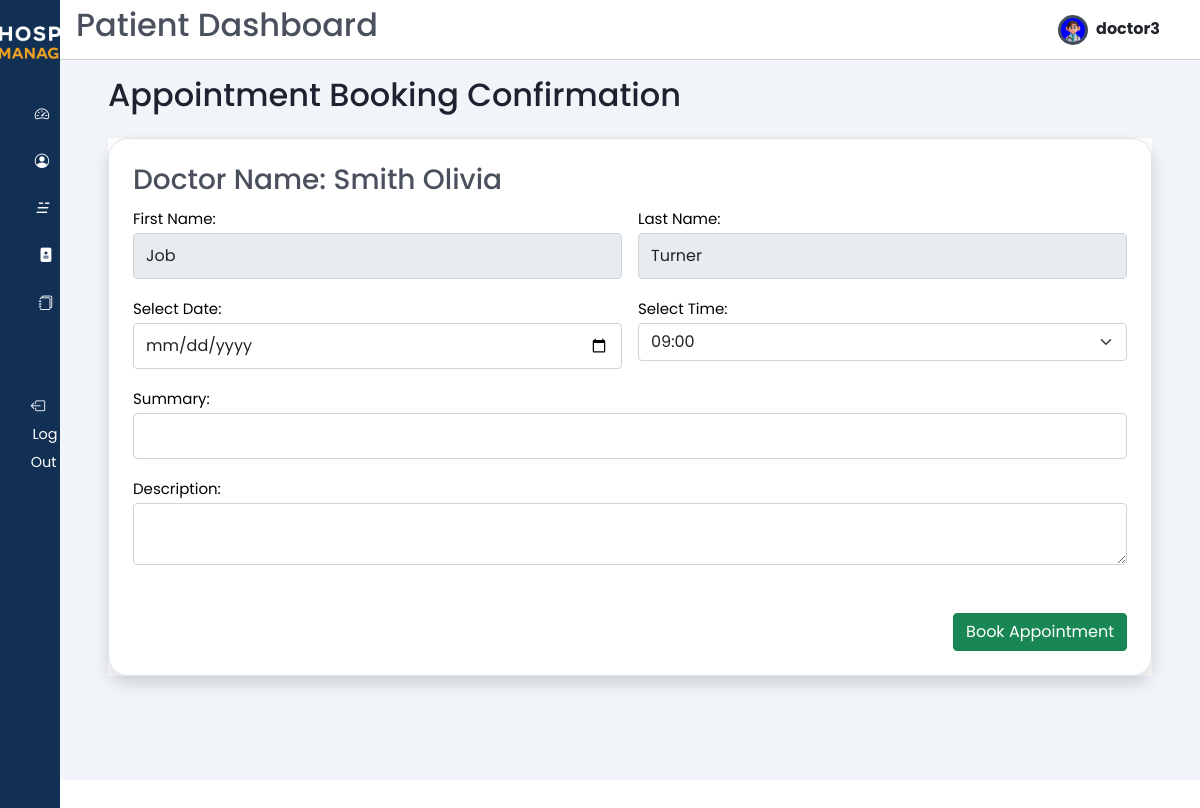
Page /patient_confirm_book/doctor1/ (signed in) on the committed database.
### users/models.py (models this page shows, shortened)
class Users(AbstractUser):
    email = models.CharField(max_length=50,unique=True)
    username = models.CharField(max_length=50, unique=True)
    password = models.CharField(max_length=200)
    first_name = models.CharField(max_length=50)
    last_name = models.CharField(max_length=50)
    gender_choices = (("Male", "Male"), ("Female", "Female"))
    gender = models.CharField(max_length=10, choices=gender_choices, default="not_known")
    birthday = models.DateField(null=True, blank=True)
    is_doctor = models.BooleanField(default=False)
    profile_avatar = models.ImageField(upload_to="users/profiles", blank=True, default="doctor/profiles/download.png")
    id_address = models.ForeignKey(Address, on_delete=models.CASCADE, null=True)
    class Meta:
      verbose_name = "User"
      verbose_name_plural = "Users"

class Doctors(models.Model):
  user = models.OneToOneField(Users, on_delete=models.CASCADE, primary_key=True)
  specialty = models.ForeignKey(Specialty,on_delete=models.CASCADE)
  bio = models.TextField()
  class Meta:
    verbose_name = "Doctor"
    verbose_name_plural = "Doctors"

### patients/views.py (the view, shortened to what this page needs)
# urls.py: path('patient_confirm_book/<str:doctor>/', patient_confirm_book, name='patient_confirm_book'),
@login_required(login_url='/login')
def patient_confirm_book(request , doctor):
  print(doctor)
  doc = Doctors.objects.get(user__username=doctor)
  if doc:
    times = Time.objects.all()
    return render(request,'patients/patient_confirm_book.html' ,{'times':times ,'doctor': doc })
  doctors = Doctors.objects.all()
  return render(request,'patients/book_appointment.html',{"doctors":doctors})

### templates/patients/patient_confirm_book.html (shortened to what this page needs)
{% extends 'patients/base.html' %}
{% load static %}
{% block page_title %} Patient Dashboard {% endblock page_title %}
{% block content %}
<main>
  <h2 class="dash-title">Appointment Booking Confirmation</h2>
  <section class="recent">
    <div class="table-div bg-white">
      <div >
        <div class="container">
          <div class="row">
            <div class="col-md-10 border p-4 shadow text-black" style="width: 100%; border-radius: 20px">
              <div class="col-12 text-black">
                <h3>Doctor Name: {{ doctor.user.last_name }} {{ doctor.user.first_name }}</h3>
              </div>
              <form method="POST" class="needs-validation" nonalidate="" autocomplete="off" enctype="multipart/form-data">
                <div class="row g-3">
                  <div class="col-md-6">
                    <label for="first-name" style="color: black">First Name:</label><br />
                    <input type="text" class="form-control" name="foname" id="first-name" value="{{ request.user.first_name }}" disabled />
                  </div>
                  <div class="col-md-6">
                    <label for="last-name" style="color: black">Last Name:</label><br />
                    <input type="text" class="form-control" id="last-name" name="loname" value="{{ request.user.last_name }}" disabled />
                  </div>
                  <div class="col-md-6">
                    <label for="dates" style="color: black">Select Date:</label><br />
                    <input type="date" class="form-control" id="dates" name="date" placeholder="Enter Date" required />
                  </div>
                  <div class="col-md-6">
                    <label for="times" style="color: black">Select Time:</label><br />
                    <select name="time" class="form-select">
                      {% for time in times %}
                      <option value="{{time.time}}">{{time.time}}</option>
                      {% endfor %}
                    </select>
                  </div>
                  <div class="col-md-12 mt-3">
                    <label for="spec" style="color: black">Summary:</label><br />
                    <input type="text" class="form-control" name="summary" id="spec" required />
                  </div>
                  <div class="col-md-12 mt-3">
                    <label for="message" style="color: black">Description:</label><br />
                    <textarea class="form-control" id="message" name="description"style="resize: vertical;"></textarea>
                  </div>
                  <div class="col-12 mt-5">
                    <button type="submit" class="btn btn-success float-end">Book Appointment</button>
                  </div>
                </div>
              </form>
            </div>
          </div>
        </div>
      </div>
    </div>
  </section>
</main>
{% endblock %}

### templates/patients/base.html (shortened to what this page needs)
{% load static %}
<!DOCTYPE HTML>
<html lang="en">
<head>
  <link  href="{% static 'css/style-appointments.css' %}" rel="stylesheet">
  <link href="{% static 'css/bootstrap.min.css' %}" rel="stylesheet"/>
  <link href="{% static 'css/base-style.css' %}" rel="stylesheet"/>
  <link rel="stylesheet" href="https://cdn.jsdelivr.net/gh/lykmapipo/themify-icons@0.1.2/css/themify-icons.css">
  <link  href="{% static 'css/style.css' %}" rel="stylesheet">
  <link  href="{% static 'css/bootstrap-icons.css' %}" rel="stylesheet">
  <link  href="{% static 'css/jquery.dataTables.min.css' %}" rel="stylesheet">
  <link  href="{% static 'css/styleblog.css' %}" rel="stylesheet">
  <link  href="{% static 'css/styleblog-responsive.css' %}" rel="stylesheet">
</head>
<body>
  <div class="sidebar">
    <div class="sidebar-header pt-4">
      <div class="text-center my-">
        <img src="{% static 'img/white-logo.png' %}" alt="logo" class="img-fluid" style="max-width: 170px;" />
      </div>
    </div>
    <div class="sidebar-menu">
      <ul>
        <li>
          <a href="{% url 'patient_dashboard' %}">
            <i class="bi bi-speedometer2 me-2"></i>
          </a>
        </li>
        <li>
          <a href="{% url 'patient_profile' %}">
            <i class="bi bi-person-circle me-2"></i>
          </a>
        </li>
        <li>
          <a href="{% url 'patient_blogs' %}">
            <i>&#9777;&nbsp;&nbsp; </i>
          </a>
        </li>
        <li>
          <a href="{% url 'book_appointment' %}">
            <i class="bi bi-file-medical-fill"></i>
          </a>
        </li>
        <li>
          <a href="{% url 'my_appointments' %}">
            <i class="bi bi-journals"></i>
          </a>
        </li>
        <br><br>
        <li>
            <a href="{% url 'logout' %}" class="logout text-dark"data-bs-toggle="tooltip" data-bs-placement="right" title="logout" >
              <i class="bi bi-box-arrow-left me-3"></i>
              <span class="d-none d-md-inline">Log Out</span>
            </a>
        </li>
      </ul>
    </div>
  </div>
  <div class="main-content">
    <header class="d-flex  align-items-center">
      <h2>{% block page_title %}{% endblock page_title %}</h2>
      <a href="{% url 'patient_profile' %}">
        <img src="{{ request.user.profile_avatar.url }}" style="width: 30px; height: 30px; border-radius: 50%; overflow: hidden; background-color: blue; display: inline-block; vertical-align: middle; border: 3px solid #424a5b;">
        <span class="fw-bold fs-6 ms-1 text-dark me-4">{{ request.user.username|safe | truncatechars:"10" }}</span>
      </a>
    </header>
    {% block content %}
    {% endblock content %}
  </body>
</html>

### static/css/base-style.css (style rules this page uses)
:root { --primary-color: #123053; --secondary-color: #EFA323; }
.main-content a { text-decoration: none !important; }

### static/css/style.css (style rules this page uses)
:root { --main-color: #424a5b; --color-dark: #1D2231; --text-grey: #8390A2; --primary-color: #123053; --secondary-color: #EFA323; }
* { font-family: 'Poppins', sans-serif; margin: 0; padding: 0; text-decoration: none; list-style-type: none; box-sizing: border-box; }
.sidebar { height: 100%; width: 240px; position: fixed; left: 0; top: 0; z-index: 100; background: var(--primary-color); color: #fff; overflow-y: auto; transition: width 500ms; }
.sidebar-header { display: flex; justify-content: space-between; align-items: center; height: 60px; padding: 0rem 1rem; }
.sidebar-menu { padding: 0rem; padding-top: 40px; }
.sidebar li { margin-bottom: 1.2rem; font-size: larger; }
.sidebar a { color: #fff !important; text-decoration: none; font-size: .9rem; }
.sidebar a span:last-child { padding-left: .1rem; }
.main-content { position: relative; margin-left: 240px; transition: margin-left 500ms; }
header { position: fixed; left: 240px; top: 0; z-index: 100; width: calc(100% - 240px); background: #fff; height: 60px; padding: 0rem 1rem; display: flex; align-items: center; justify-content: space-between; border-bottom: 1px solid #ccc; transition: left 500ms; }
main { margin-top: 60px; background: #f1f5f9; min-height: 90vh; padding: 1rem 3rem; }
.dash-title { color: var(--color-dark); margin-bottom: 1rem; }
.recent { margin-top: 3rem; margin-bottom: 3rem; }
.text-center { text-align: center; }
@media only screen and (max-width: 1200px) { .sidebar { width: 60px; z-index: 150; } }
@media only screen and (max-width: 1200px) { .sidebar .sidebar-header h3 span, .sidebar li span:last-child { display: none; } }
@media only screen and (max-width: 1200px) { .sidebar .sidebar-header, .sidebar li { display: flex; justify-content: center; } }
@media only screen and (max-width: 1200px) { .main-content { margin-left: 60px; } }
@media only screen and (max-width: 1200px) { .main-content header { left: 60px; width: calc(100% - 60px); } }
.recent { margin-top: 1.5rem; margin-bottom: 3rem; }
.table-div { display: grid; grid-template-columns: 100% 25%; grid-column-gap: 1.5rem; }

### rows in the picture
Users: user.profile_avatar (picture), user.username "doctor3", foname "Job", loname "Turner"
Doctors: user.last_name "Smith", user.first_name "Olivia"

### other values in the picture
form field time "09:00"
